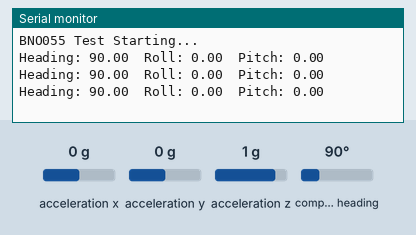
The sketch below on a simulated Arduino Uno, built with avr-gcc and run on an emulated ATmega328P. Shown: the last lines printed to the serial monitor. Inputs (shaded band) come from the test bench; at power-on: acceleration x 0 g, acceleration y 0 g, acceleration z 1 g, compass heading 90°.

Above: at 2.2 s.
2.3 s: acceleration x set to -1.4 g
At 2.9 s:
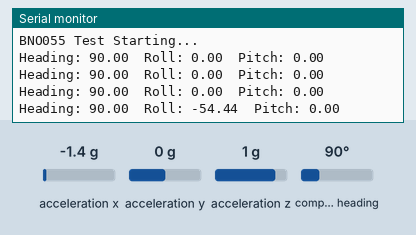
3.8 s: acceleration y set to -1.4 g
At 4.4 s:
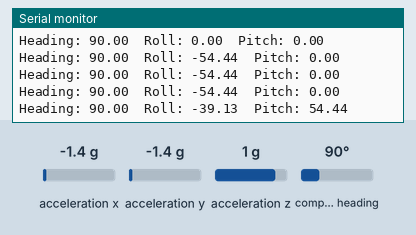
5.3 s: acceleration z set to -1.4 g
At 5.9 s:
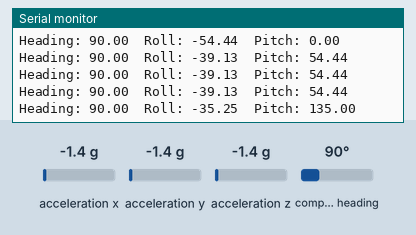
6.8 s: compass heading set to 7°
At 7.5 s:
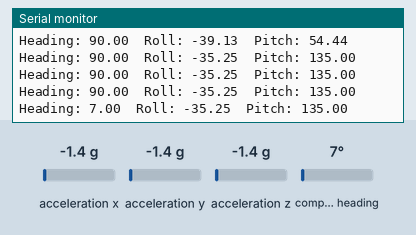
Timing chart, 0 to 9.3 s (numbered marks = the images above; inputs shaded):
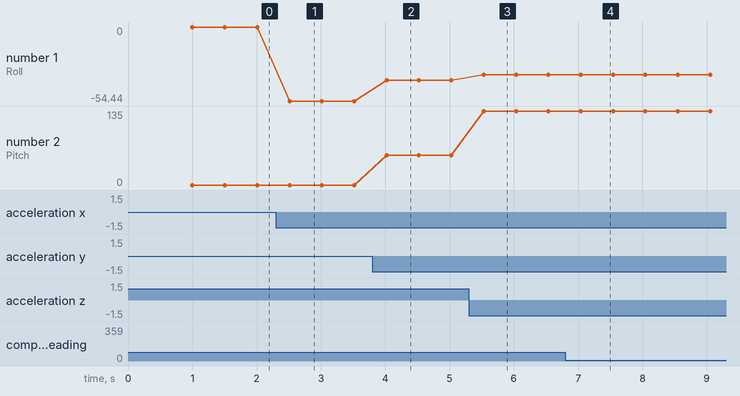

Measured:
- after the input at 2.3 s, the serial monitor: prints a new line after 0.21 s (image 1)
- after the input at 3.8 s, the serial monitor: prints a new line after 0.22 s (image 2)
- after the input at 5.3 s, the serial monitor: prints a new line after 0.23 s (image 3)
- after the input at 6.8 s, the serial monitor: prints a new line after 0.24 s (image 4)
- plotted number 1: 0 → -54.44 after the input at 2.3 s, -54.44 → -39.13 after the input at 3.8 s, -39.13 → -35.25 after the input at 5.3 s
- plotted number 2: 0 → 54.44 after the input at 3.8 s, 54.44 → 135 after the input at 5.3 s

The sketch:

bno55.ino
```cpp
#include <Wire.h>
#include <Adafruit_BNO055.h>
#include <utility/imumaths.h>

Adafruit_BNO055 bno = Adafruit_BNO055(55);

void setup() {
  Serial.begin(115200);
  Wire.begin();

  Serial.println("BNO055 Test Starting...");

  if (!bno.begin()) {
    Serial.println("BNO055 NOT detected. Check wiring!");
    while (1);
  }

  delay(1000);
  bno.setExtCrystalUse(true);
}

void loop() {
  imu::Vector<3> euler = bno.getVector(Adafruit_BNO055::VECTOR_EULER);

  Serial.print("Heading: ");
  Serial.print(euler.x());
  Serial.print("  Roll: ");
  Serial.print(euler.y());
  Serial.print("  Pitch: ");
  Serial.println(euler.z());

  delay(500);
}
```
